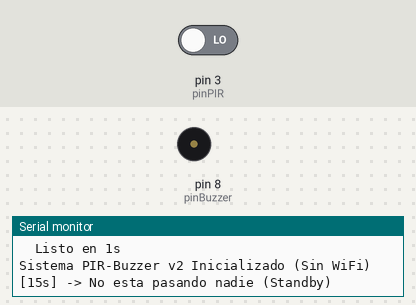
This sketch was run on a simulated Arduino Uno, built with avr-gcc and run on an emulated ATmega328P. On the bench: buzzer (waves = sounding), the last lines printed to the serial monitor. The inputs (shaded band) are chosen by the test bench; at power-on: pin 3 (pinPIR) LOW.

Above: at 16.2 s.
16.3 s: pin 3 (pinPIR) driven HIGH
At 16.7 s:
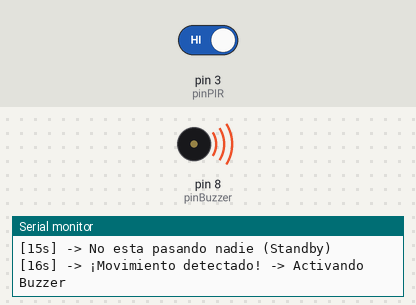
19.3 s: pin 3 (pinPIR) driven LOW
Timing chart, 0 to 22.3 s (numbered marks = the images above; inputs shaded):
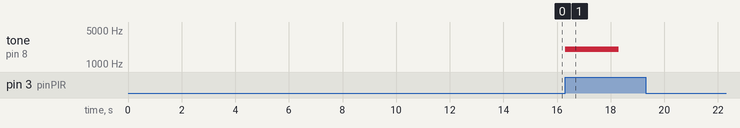

The sketch:

detector_avanzado.ino
```cpp
// Pines configurados para PIR y Buzzer
const int pinPIR    = 3;  // Sensor PIR (Activador)
const int pinBuzzer = 8;  // Buzzer (activo o pasivo)

const unsigned long WARMUP_MS         = 15000; // Calibración del PIR al arrancar (15s)
const unsigned long DURACION_BUZZER_MS = 2000;  // Tiempo que suena el buzzer

int ultimoEstado = -1; // -1 = sin estado previo, HIGH = detectando, LOW = libre

String getTimestamp() {
  return "[" + String(millis() / 1000) + "s]";
}

void setup() {
  Serial.begin(115200);
  pinMode(pinPIR, INPUT);
  pinMode(pinBuzzer, OUTPUT);

  // El sensor PIR necesita tiempo para calibrarse al encenderse.
  // Sin este periodo, detecta movimiento continuamente.
  Serial.println("Calibrando sensor PIR, espere...");
  for (int i = WARMUP_MS / 1000; i > 0; i--) {
    Serial.print("  Listo en "); Serial.print(i); Serial.println("s");
    delay(1000);
  }
  Serial.println("Sistema PIR-Buzzer v2 Inicializado (Sin WiFi)");
}

void loop() {
  int valorPIR = digitalRead(pinPIR);

  if (valorPIR == HIGH) {
    if (ultimoEstado != HIGH) {
      Serial.print(getTimestamp());
      Serial.println(" -> ¡Movimiento detectado! -> Activando Buzzer");
      ultimoEstado = HIGH;
      // tone() funciona con buzzer activo Y pasivo (2kHz durante DURACION_BUZZER_MS)
      tone(pinBuzzer, 2000, DURACION_BUZZER_MS);
    }
  } else {
    if (ultimoEstado != LOW) {
      Serial.print(getTimestamp());
      Serial.println(" -> No esta pasando nadie (Standby)");
      ultimoEstado = LOW;
      noTone(pinBuzzer); // Asegura que el buzzer se apaga al perder la señal
    }
  }

  delay(10); // Muestreo cada 10ms (antes 100ms) para reducir latencia
}
```

Measured:
- after the input at 16.3 s, tone on pin 8 (pinBuzzer): silent → 2000 Hz at once, → silent 2.0 s later
